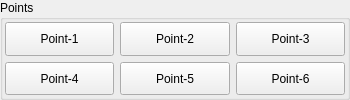
          <widget class="QGroupBox" name="groupBox_2">
           <property name="minimumSize">
            <size>
             <width>350</width>
             <height>0</height>
            </size>
           </property>
           <property name="title">
            <string>Points</string>
           </property>
           <layout class="QGridLayout" name="gridLayout_2">
            <property name="leftMargin">
             <number>2</number>
            </property>
            <property name="topMargin">
             <number>2</number>
            </property>
            <property name="rightMargin">
             <number>2</number>
            </property>
            <property name="bottomMargin">
             <number>2</number>
            </property>
            <property name="spacing">
             <number>6</number>
            </property>
            <item row="1" column="1">
             <widget class="QPushButton" name="point5">
              <property name="sizePolicy">
               <sizepolicy hsizetype="Minimum" vsizetype="Expanding">
                <horstretch>0</horstretch>
                <verstretch>0</verstretch>
               </sizepolicy>
              </property>
              <property name="maximumSize">
               <size>
                <width>16777215</width>
                <height>48</height>
               </size>
              </property>
              <property name="text">
               <string>Point-5</string>
              </property>
              <property name="checkable">
               <bool>true</bool>
              </property>
              <attribute name="buttonGroup">
               <string notr="true">buttonGroup</string>
              </attribute>
             </widget>
            </item>
            <item row="1" column="2">
             <widget class="QPushButton" name="point6">
              <property name="sizePolicy">
               <sizepolicy hsizetype="Minimum" vsizetype="Expanding">
                <horstretch>0</horstretch>
                <verstretch>0</verstretch>
               </sizepolicy>
              </property>
              <property name="maximumSize">
               <size>
                <width>16777215</width>
                <height>48</height>
               </size>
              </property>
              <property name="text">
               <string>Point-6</string>
              </property>
              <property name="checkable">
               <bool>true</bool>
              </property>
              <attribute name="buttonGroup">
               <string notr="true">buttonGroup</string>
              </attribute>
             </widget>
            </item>
            <item row="0" column="0">
             <widget class="QPushButton" name="point1">
              <property name="sizePolicy">
               <sizepolicy hsizetype="Minimum" vsizetype="Expanding">
                <horstretch>0</horstretch>
                <verstretch>0</verstretch>
               </sizepolicy>
              </property>
              <property name="maximumSize">
               <size>
                <width>16777215</width>
                <height>48</height>
               </size>
              </property>
              <property name="text">
               <string>Point-1</string>
              </property>
              <property name="checkable">
               <bool>true</bool>
              </property>
              <attribute name="buttonGroup">
               <string notr="true">buttonGroup</string>
              </attribute>
             </widget>
            </item>
            <item row="0" column="1">
             <widget class="QPushButton" name="point2">
              <property name="sizePolicy">
               <sizepolicy hsizetype="Minimum" vsizetype="Expanding">
                <horstretch>0</horstretch>
                <verstretch>0</verstretch>
               </sizepolicy>
              </property>
              <property name="maximumSize">
               <size>
                <width>16777215</width>
                <height>48</height>
               </size>
              </property>
              <property name="text">
               <string>Point-2</string>
              </property>
              <property name="checkable">
               <bool>true</bool>
              </property>
              <attribute name="buttonGroup">
               <string notr="true">buttonGroup</string>
              </attribute>
             </widget>
            </item>
            <item row="0" column="2">
             <widget class="QPushButton" name="point3">
              <property name="sizePolicy">
               <sizepolicy hsizetype="Minimum" vsizetype="Expanding">
                <horstretch>0</horstretch>
                <verstretch>0</verstretch>
               </sizepolicy>
              </property>
              <property name="maximumSize">
               <size>
                <width>16777215</width>
                <height>48</height>
               </size>
              </property>
              <property name="text">
               <string>Point-3</string>
              </property>
              <property name="checkable">
               <bool>true</bool>
              </property>
              <attribute name="buttonGroup">
               <string notr="true">buttonGroup</string>
              </attribute>
             </widget>
            </item>
            <item row="1" column="0">
             <widget class="QPushButton" name="point4">
              <property name="sizePolicy">
               <sizepolicy hsizetype="Minimum" vsizetype="Expanding">
                <horstretch>0</horstretch>
                <verstretch>0</verstretch>
               </sizepolicy>
              </property>
              <property name="maximumSize">
               <size>
                <width>16777215</width>
                <height>48</height>
               </size>
              </property>
              <property name="text">
               <string>Point-4</string>
              </property>
              <property name="checkable">
               <bool>true</bool>
              </property>
              <attribute name="buttonGroup">
               <string notr="true">buttonGroup</string>
              </attribute>
             </widget>
            </item>
           </layout>
          </widget>
